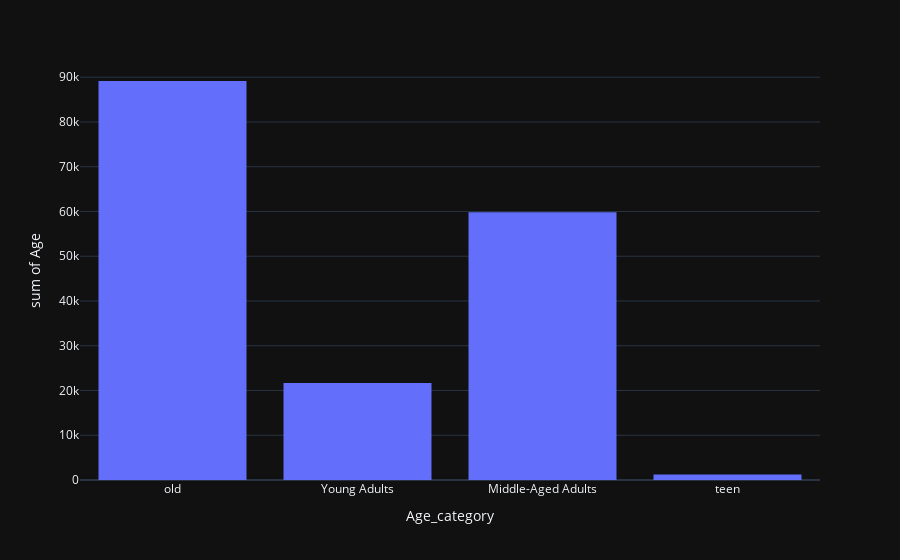

Source (notebook cell):
### Code cell
fig = px.histogram(shop , y = 'Age' , x = 'Age_category')
fig.show()

### Figure 1 — Plotly figure (JSON) as saved in the notebook; plotly's stock layout.template omitted (floating-point values rounded to 4 significant figures; data arrays with more than 128 entries replaced by an {"elided": "..."} marker saying what was removed)
{"data": [{"alignmentgroup": "True", "bingroup": "x", "histfunc": "sum", "hovertemplate": "Age_category=%{x}<br>sum of Age=%{y}<extra></extra>", "legendgroup": "", "marker": {"color": "#636efa", "pattern": {"shape": ""}}, "name": "", "offsetgroup": "", "orientation": "v", "showlegend": false, "x": {"elided": "3900 str values"}, "xaxis": "x", "y": {"elided": "3900 int values"}, "yaxis": "y", "type": "histogram"}], "layout": {"xaxis": {"anchor": "y", "domain": [0.0, 1.0], "title": {"text": "Age_category"}}, "yaxis": {"anchor": "x", "domain": [0.0, 1.0], "title": {"text": "sum of Age"}}, "legend": {"tracegroupgap": 0}, "margin": {"t": 60}, "barmode": "relative"}}
